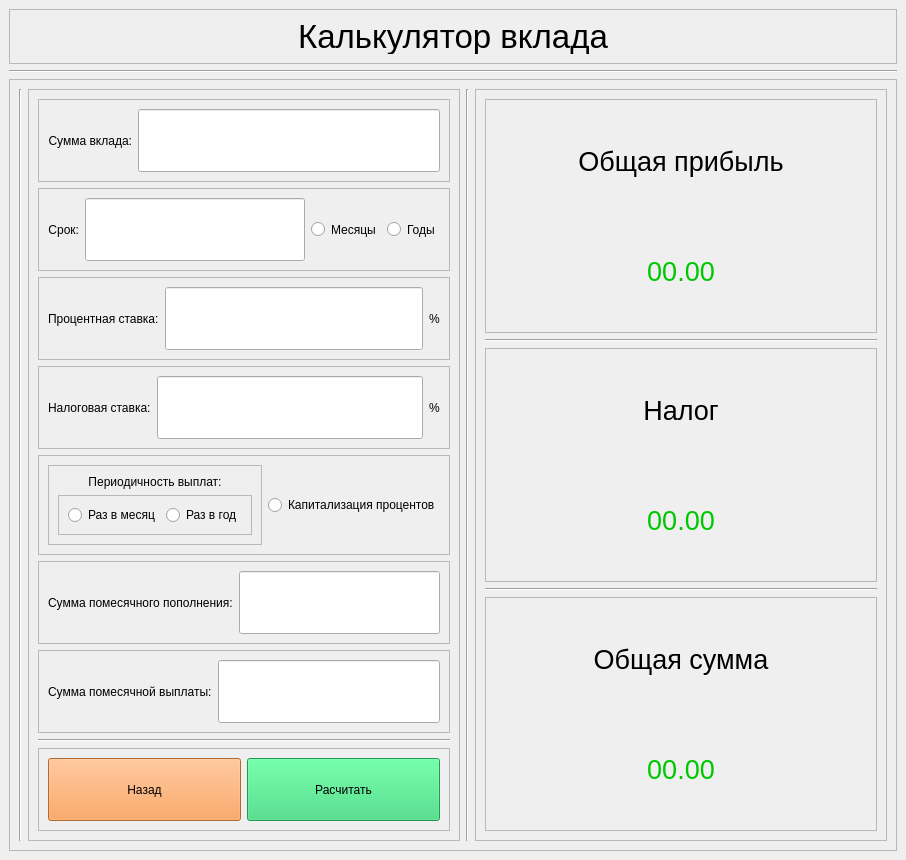
<?xml version="1.0" encoding="UTF-8"?>
<ui version="4.0">
 <class>DepositCalcWindow</class>
 <widget class="QMainWindow" name="DepositCalcWindow">
  <property name="geometry">
   <rect>
    <x>0</x>
    <y>0</y>
    <width>906</width>
    <height>860</height>
   </rect>
  </property>
  <property name="windowTitle">
   <string>MainWindow</string>
  </property>
  <widget class="QWidget" name="centralwidget">
   <layout class="QVBoxLayout" name="verticalLayout">
    <item>
     <widget class="QFrame" name="frame">
      <property name="maximumSize">
       <size>
        <width>16777215</width>
        <height>55</height>
       </size>
      </property>
      <property name="frameShape">
       <enum>QFrame::StyledPanel</enum>
      </property>
      <property name="frameShadow">
       <enum>QFrame::Raised</enum>
      </property>
      <layout class="QVBoxLayout" name="verticalLayout_2">
       <item>
        <widget class="QLabel" name="label">
         <property name="font">
          <font>
           <pointsize>25</pointsize>
          </font>
         </property>
         <property name="text">
          <string>Калькулятор вклада</string>
         </property>
         <property name="alignment">
          <set>Qt::AlignCenter</set>
         </property>
        </widget>
       </item>
      </layout>
     </widget>
    </item>
    <item>
     <widget class="Line" name="line_3">
      <property name="orientation">
       <enum>Qt::Horizontal</enum>
      </property>
     </widget>
    </item>
    <item>
     <widget class="QFrame" name="frame_2">
      <property name="frameShape">
       <enum>QFrame::StyledPanel</enum>
      </property>
      <property name="frameShadow">
       <enum>QFrame::Raised</enum>
      </property>
      <layout class="QHBoxLayout" name="horizontalLayout">
       <item>
        <widget class="Line" name="line_6">
         <property name="orientation">
          <enum>Qt::Vertical</enum>
         </property>
        </widget>
       </item>
       <item>
        <widget class="QFrame" name="frame_3">
         <property name="frameShape">
          <enum>QFrame::StyledPanel</enum>
         </property>
         <property name="frameShadow">
          <enum>QFrame::Raised</enum>
         </property>
         <layout class="QVBoxLayout" name="verticalLayout_3">
          <item>
           <widget class="QFrame" name="frame_5">
            <property name="frameShape">
             <enum>QFrame::StyledPanel</enum>
            </property>
            <property name="frameShadow">
             <enum>QFrame::Raised</enum>
            </property>
            <layout class="QHBoxLayout" name="horizontalLayout_3">
             <item>
              <widget class="QLabel" name="label_2">
               <property name="sizePolicy">
                <sizepolicy hsizetype="Fixed" vsizetype="Preferred">
                 <horstretch>0</horstretch>
                 <verstretch>0</verstretch>
                </sizepolicy>
               </property>
               <property name="text">
                <string>Сумма вклада:</string>
               </property>
               <property name="alignment">
                <set>Qt::AlignRight|Qt::AlignTrailing|Qt::AlignVCenter</set>
               </property>
              </widget>
             </item>
             <item>
              <widget class="QLineEdit" name="depositValueAmount">
               <property name="sizePolicy">
                <sizepolicy hsizetype="Minimum" vsizetype="Preferred">
                 <horstretch>0</horstretch>
                 <verstretch>0</verstretch>
                </sizepolicy>
               </property>
               <property name="alignment">
                <set>Qt::AlignRight|Qt::AlignTrailing|Qt::AlignVCenter</set>
               </property>
              </widget>
             </item>
            </layout>
           </widget>
          </item>
          <item>
           <widget class="QFrame" name="frame_9">
            <property name="frameShape">
             <enum>QFrame::StyledPanel</enum>
            </property>
            <property name="frameShadow">
             <enum>QFrame::Raised</enum>
            </property>
            <layout class="QHBoxLayout" name="horizontalLayout_4">
             <item>
              <widget class="QLabel" name="label_3">
               <property name="sizePolicy">
                <sizepolicy hsizetype="Fixed" vsizetype="Preferred">
                 <horstretch>0</horstretch>
                 <verstretch>0</verstretch>
                </sizepolicy>
               </property>
               <property name="text">
                <string>Срок:</string>
               </property>
               <property name="alignment">
                <set>Qt::AlignRight|Qt::AlignTrailing|Qt::AlignVCenter</set>
               </property>
              </widget>
             </item>
             <item>
              <widget class="QLineEdit" name="termLineEdit">
               <property name="sizePolicy">
                <sizepolicy hsizetype="Minimum" vsizetype="Preferred">
                 <horstretch>0</horstretch>
                 <verstretch>0</verstretch>
                </sizepolicy>
               </property>
               <property name="alignment">
                <set>Qt::AlignRight|Qt::AlignTrailing|Qt::AlignVCenter</set>
               </property>
              </widget>
             </item>
             <item>
              <widget class="QRadioButton" name="monthRadioButton">
               <property name="sizePolicy">
                <sizepolicy hsizetype="Fixed" vsizetype="Preferred">
                 <horstretch>0</horstretch>
                 <verstretch>0</verstretch>
                </sizepolicy>
               </property>
               <property name="text">
                <string>Месяцы</string>
               </property>
              </widget>
             </item>
             <item>
              <widget class="QRadioButton" name="yearRadiobutton">
               <property name="sizePolicy">
                <sizepolicy hsizetype="Fixed" vsizetype="Preferred">
                 <horstretch>0</horstretch>
                 <verstretch>0</verstretch>
                </sizepolicy>
               </property>
               <property name="text">
                <string>Годы</string>
               </property>
              </widget>
             </item>
            </layout>
           </widget>
          </item>
          <item>
           <widget class="QFrame" name="frame_8">
            <property name="frameShape">
             <enum>QFrame::StyledPanel</enum>
            </property>
            <property name="frameShadow">
             <enum>QFrame::Raised</enum>
            </property>
            <layout class="QHBoxLayout" name="horizontalLayout_5">
             <item>
              <widget class="QLabel" name="label_4">
               <property name="sizePolicy">
                <sizepolicy hsizetype="Fixed" vsizetype="Preferred">
                 <horstretch>0</horstretch>
                 <verstretch>0</verstretch>
                </sizepolicy>
               </property>
               <property name="text">
                <string>Процентная ставка:</string>
               </property>
              </widget>
             </item>
             <item>
              <widget class="QLineEdit" name="rateLineEdit">
               <property name="sizePolicy">
                <sizepolicy hsizetype="Minimum" vsizetype="Preferred">
                 <horstretch>0</horstretch>
                 <verstretch>0</verstretch>
                </sizepolicy>
               </property>
               <property name="alignment">
                <set>Qt::AlignRight|Qt::AlignTrailing|Qt::AlignVCenter</set>
               </property>
              </widget>
             </item>
             <item>
              <widget class="QLabel" name="label_5">
               <property name="sizePolicy">
                <sizepolicy hsizetype="Fixed" vsizetype="Preferred">
                 <horstretch>0</horstretch>
                 <verstretch>0</verstretch>
                </sizepolicy>
               </property>
               <property name="text">
                <string>%</string>
               </property>
              </widget>
             </item>
            </layout>
           </widget>
          </item>
          <item>
           <widget class="QFrame" name="frame_6">
            <property name="frameShape">
             <enum>QFrame::StyledPanel</enum>
            </property>
            <property name="frameShadow">
             <enum>QFrame::Raised</enum>
            </property>
            <layout class="QHBoxLayout" name="horizontalLayout_6">
             <item>
              <widget class="QLabel" name="label_6">
               <property name="sizePolicy">
                <sizepolicy hsizetype="Fixed" vsizetype="Preferred">
                 <horstretch>0</horstretch>
                 <verstretch>0</verstretch>
                </sizepolicy>
               </property>
               <property name="text">
                <string>Налоговая ставка:</string>
               </property>
              </widget>
             </item>
             <item>
              <widget class="QLineEdit" name="taxLineEdit">
               <property name="sizePolicy">
                <sizepolicy hsizetype="Minimum" vsizetype="Preferred">
                 <horstretch>0</horstretch>
                 <verstretch>0</verstretch>
                </sizepolicy>
               </property>
               <property name="alignment">
                <set>Qt::AlignRight|Qt::AlignTrailing|Qt::AlignVCenter</set>
               </property>
              </widget>
             </item>
             <item>
              <widget class="QLabel" name="label_7">
               <property name="sizePolicy">
                <sizepolicy hsizetype="Fixed" vsizetype="Preferred">
                 <horstretch>0</horstretch>
                 <verstretch>0</verstretch>
                </sizepolicy>
               </property>
               <property name="text">
                <string>%</string>
               </property>
              </widget>
             </item>
            </layout>
           </widget>
          </item>
          <item>
           <widget class="QFrame" name="frame_10">
            <property name="frameShape">
             <enum>QFrame::StyledPanel</enum>
            </property>
            <property name="frameShadow">
             <enum>QFrame::Raised</enum>
            </property>
            <layout class="QHBoxLayout" name="horizontalLayout_7">
             <item>
              <widget class="QFrame" name="frame_13">
               <property name="frameShape">
                <enum>QFrame::StyledPanel</enum>
               </property>
               <property name="frameShadow">
                <enum>QFrame::Raised</enum>
               </property>
               <layout class="QVBoxLayout" name="verticalLayout_4">
                <item>
                 <widget class="QLabel" name="label_8">
                  <property name="text">
                   <string>Периодичность выплат:</string>
                  </property>
                  <property name="alignment">
                   <set>Qt::AlignCenter</set>
                  </property>
                 </widget>
                </item>
                <item>
                 <widget class="QFrame" name="frame_14">
                  <property name="frameShape">
                   <enum>QFrame::StyledPanel</enum>
                  </property>
                  <property name="frameShadow">
                   <enum>QFrame::Raised</enum>
                  </property>
                  <layout class="QHBoxLayout" name="horizontalLayout_8">
                   <item>
                    <widget class="QRadioButton" name="perMonthRadioButton">
                     <property name="text">
                      <string>Раз в месяц</string>
                     </property>
                    </widget>
                   </item>
                   <item>
                    <widget class="QRadioButton" name="perYearRadioButton">
                     <property name="text">
                      <string>Раз в год</string>
                     </property>
                    </widget>
                   </item>
                  </layout>
                 </widget>
                </item>
               </layout>
              </widget>
             </item>
             <item>
              <widget class="QRadioButton" name="capitalizationRadioButton">
               <property name="text">
                <string>Капитализация процентов</string>
               </property>
              </widget>
             </item>
            </layout>
           </widget>
          </item>
          <item>
           <widget class="QFrame" name="frame_7">
            <property name="frameShape">
             <enum>QFrame::StyledPanel</enum>
            </property>
            <property name="frameShadow">
             <enum>QFrame::Raised</enum>
            </property>
            <layout class="QHBoxLayout" name="horizontalLayout_9">
             <item>
              <widget class="QLabel" name="label_9">
               <property name="sizePolicy">
                <sizepolicy hsizetype="Fixed" vsizetype="Preferred">
                 <horstretch>0</horstretch>
                 <verstretch>0</verstretch>
                </sizepolicy>
               </property>
               <property name="text">
                <string>Сумма помесячного пополнения:</string>
               </property>
              </widget>
             </item>
             <item>
              <widget class="QLineEdit" name="replanLineEdit">
               <property name="sizePolicy">
                <sizepolicy hsizetype="Minimum" vsizetype="Preferred">
                 <horstretch>0</horstretch>
                 <verstretch>0</verstretch>
                </sizepolicy>
               </property>
               <property name="alignment">
                <set>Qt::AlignRight|Qt::AlignTrailing|Qt::AlignVCenter</set>
               </property>
              </widget>
             </item>
            </layout>
           </widget>
          </item>
          <item>
           <widget class="QFrame" name="frame_11">
            <property name="frameShape">
             <enum>QFrame::StyledPanel</enum>
            </property>
            <property name="frameShadow">
             <enum>QFrame::Raised</enum>
            </property>
            <layout class="QHBoxLayout" name="horizontalLayout_10">
             <item>
              <widget class="QLabel" name="label_10">
               <property name="sizePolicy">
                <sizepolicy hsizetype="Fixed" vsizetype="Preferred">
                 <horstretch>0</horstretch>
                 <verstretch>0</verstretch>
                </sizepolicy>
               </property>
               <property name="text">
                <string>Сумма помесячной выплаты:</string>
               </property>
              </widget>
             </item>
             <item>
              <widget class="QLineEdit" name="withdrawLineEdit">
               <property name="sizePolicy">
                <sizepolicy hsizetype="Minimum" vsizetype="Preferred">
                 <horstretch>0</horstretch>
                 <verstretch>0</verstretch>
                </sizepolicy>
               </property>
               <property name="alignment">
                <set>Qt::AlignRight|Qt::AlignTrailing|Qt::AlignVCenter</set>
               </property>
              </widget>
             </item>
            </layout>
           </widget>
          </item>
          <item>
           <widget class="Line" name="line_4">
            <property name="orientation">
             <enum>Qt::Horizontal</enum>
            </property>
           </widget>
          </item>
          <item>
           <widget class="QFrame" name="frame_12">
            <property name="frameShape">
             <enum>QFrame::StyledPanel</enum>
            </property>
            <property name="frameShadow">
             <enum>QFrame::Raised</enum>
            </property>
            <layout class="QHBoxLayout" name="horizontalLayout_2">
             <item>
              <widget class="QPushButton" name="dBackButtom">
               <property name="sizePolicy">
                <sizepolicy hsizetype="Minimum" vsizetype="Minimum">
                 <horstretch>0</horstretch>
                 <verstretch>0</verstretch>
                </sizepolicy>
               </property>
               <property name="styleSheet">
                <string notr="true">QPushButton {
background: rgb(255,147,61)

}</string>
               </property>
               <property name="text">
                <string>Назад</string>
               </property>
              </widget>
             </item>
             <item>
              <widget class="QPushButton" name="dCalcButton">
               <property name="sizePolicy">
                <sizepolicy hsizetype="Minimum" vsizetype="Minimum">
                 <horstretch>0</horstretch>
                 <verstretch>0</verstretch>
                </sizepolicy>
               </property>
               <property name="styleSheet">
                <string notr="true">QPushButton {
background: rgb(46, 213, 115);
}</string>
               </property>
               <property name="text">
                <string>Расчитать</string>
               </property>
              </widget>
             </item>
            </layout>
           </widget>
          </item>
         </layout>
        </widget>
       </item>
       <item>
        <widget class="Line" name="line_5">
         <property name="orientation">
          <enum>Qt::Vertical</enum>
         </property>
        </widget>
       </item>
       <item>
        <widget class="QFrame" name="frame_4">
         <property name="minimumSize">
          <size>
           <width>0</width>
           <height>0</height>
          </size>
         </property>
         <property name="frameShape">
          <enum>QFrame::StyledPanel</enum>
         </property>
         <property name="frameShadow">
          <enum>QFrame::Raised</enum>
         </property>
         <layout class="QVBoxLayout" name="verticalLayout_5">
          <item>
           <widget class="QFrame" name="frame_15">
            <property name="frameShape">
             <enum>QFrame::StyledPanel</enum>
            </property>
            <property name="frameShadow">
             <enum>QFrame::Raised</enum>
            </property>
            <layout class="QVBoxLayout" name="verticalLayout_6">
             <item>
              <widget class="QLabel" name="label_11">
               <property name="sizePolicy">
                <sizepolicy hsizetype="Preferred" vsizetype="Minimum">
                 <horstretch>0</horstretch>
                 <verstretch>0</verstretch>
                </sizepolicy>
               </property>
               <property name="font">
                <font>
                 <pointsize>20</pointsize>
                </font>
               </property>
               <property name="text">
                <string>Общая прибыль</string>
               </property>
               <property name="alignment">
                <set>Qt::AlignCenter</set>
               </property>
              </widget>
             </item>
             <item>
              <widget class="QLabel" name="earnedLabel">
               <property name="font">
                <font>
                 <pointsize>20</pointsize>
                </font>
               </property>
               <property name="styleSheet">
                <string notr="true">QLabel {
border-radius: 10px;
color: rgb(0, 200, 0)
}</string>
               </property>
               <property name="text">
                <string>00.00</string>
               </property>
               <property name="alignment">
                <set>Qt::AlignCenter</set>
               </property>
              </widget>
             </item>
            </layout>
           </widget>
          </item>
          <item>
           <widget class="Line" name="line">
            <property name="orientation">
             <enum>Qt::Horizontal</enum>
            </property>
           </widget>
          </item>
          <item>
           <widget class="QFrame" name="frame_16">
            <property name="frameShape">
             <enum>QFrame::StyledPanel</enum>
            </property>
            <property name="frameShadow">
             <enum>QFrame::Raised</enum>
            </property>
            <layout class="QVBoxLayout" name="verticalLayout_7">
             <item>
              <widget class="QLabel" name="label_13">
               <property name="font">
                <font>
                 <pointsize>20</pointsize>
                </font>
               </property>
               <property name="text">
                <string>Налог</string>
               </property>
               <property name="alignment">
                <set>Qt::AlignCenter</set>
               </property>
              </widget>
             </item>
             <item>
              <widget class="QLabel" name="taxLabel">
               <property name="font">
                <font>
                 <pointsize>20</pointsize>
                </font>
               </property>
               <property name="styleSheet">
                <string notr="true">QLabel {
border-radius: 10px;
color: rgb(0, 200, 0)
}</string>
               </property>
               <property name="text">
                <string>00.00</string>
               </property>
               <property name="alignment">
                <set>Qt::AlignCenter</set>
               </property>
              </widget>
             </item>
            </layout>
           </widget>
          </item>
          <item>
           <widget class="Line" name="line_2">
            <property name="orientation">
             <enum>Qt::Horizontal</enum>
            </property>
           </widget>
          </item>
          <item>
           <widget class="QFrame" name="frame_17">
            <property name="frameShape">
             <enum>QFrame::StyledPanel</enum>
            </property>
            <property name="frameShadow">
             <enum>QFrame::Raised</enum>
            </property>
            <layout class="QVBoxLayout" name="verticalLayout_8">
             <item>
              <widget class="QLabel" name="label_15">
               <property name="font">
                <font>
                 <pointsize>20</pointsize>
                </font>
               </property>
               <property name="text">
                <string>Общая сумма</string>
               </property>
               <property name="alignment">
                <set>Qt::AlignCenter</set>
               </property>
              </widget>
             </item>
             <item>
              <widget class="QLabel" name="totalAmountLabel">
               <property name="font">
                <font>
                 <pointsize>20</pointsize>
                </font>
               </property>
               <property name="styleSheet">
                <string notr="true">QLabel {
border-radius: 10px;
color: rgb(0, 200, 0)
}</string>
               </property>
               <property name="text">
                <string>00.00</string>
               </property>
               <property name="alignment">
                <set>Qt::AlignCenter</set>
               </property>
              </widget>
             </item>
            </layout>
           </widget>
          </item>
         </layout>
        </widget>
       </item>
      </layout>
     </widget>
    </item>
   </layout>
  </widget>
 </widget>
 <resources/>
 <connections/>
</ui>
